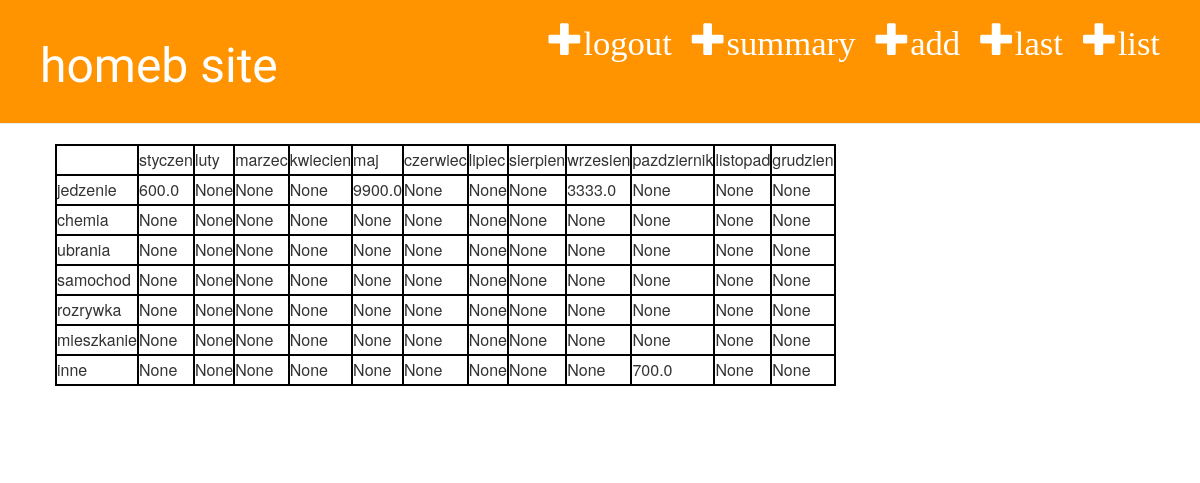
Page /zakup/podsumowanie/ (signed in) on the committed database.
### homeb_app/models.py (models this page shows)
class Miesiac(models.Model):
    name = models.CharField(max_length=15)
    def __str__(self):
        return self.name

class Kategoria(models.Model):
    name = models.CharField(max_length=30)
    def __str__(self):
        return self.name

### homeb_app/views.py (the view)
# urls.py: path('zakup/podsumowanie/', views.zakup_month, name='zakup_month'),
@login_required
def zakup_month(request):
    kategorie = Kategoria.objects.all()
    miesiace = Miesiac.objects.all()
    totals = []
    for miesiac in miesiace:
        m = Zakup.objects.filter(month__name=miesiac).values('total').aggregate(Sum('total'))
        totals.append(miesiac)
        for kategoria in kategorie:
            k = (Zakup.objects.filter(user__username=request.user, month__name=miesiac, category=kategoria, year=datetime.datetime.now().year).values('category__name', 'total').aggregate(Sum('total')))
            k = k.pop('total__sum', '0')
            totals.append(kategoria)
            totals.append(k)
    return render(request, 'homeb_app/zakup_month.html', ({ 'miesiace': miesiace, 'kategorie': kategorie, 'totals': totals }) )

### homeb_app/templates/homeb_app/zakup_month.html (shortened to what this page needs)
{% extends 'homeb_app/base.html' %}
{% block content %}
    <div class="post">
            <table>
                    <tr>
                        <td width="500"></td>
                        <td width="500" height="30">{{ totals.0 }}</td>
                        <td width="500" height="30">{{ totals.15 }}</td>
                        <td width="500" height="30">{{ totals.30 }}</td>
                        <td width="500" height="30">{{ totals.45 }}</td>
                        <td width="500" height="30">{{ totals.60 }}</td>
                        <td width="500" height="30">{{ totals.75 }}</td>
                        <td width="500" height="30">{{ totals.90 }}</td>
                        <td width="500" height="30">{{ totals.105 }}</td>
                        <td width="500" height="30">{{ totals.120 }}</td>
                        <td width="500" height="30">{{ totals.135 }}</td>
                        <td width="500" height="30">{{ totals.150 }}</td>
                        <td width="500" height="30">{{ totals.165 }}</td>
                    </tr>
                    <tr>
                        <td width="500" height="30">{{ totals.1 }}</td>
                        <td width="500" height="30">{{ totals.2 }}</td>
                        <td width="500" height="30">{{ totals.17 }}</td>
                        <td width="500" height="30">{{ totals.32 }}</td>
                        <td width="500" height="30">{{ totals.47 }}</td>
                        <td width="500" height="30">{{ totals.62 }}</td>
                        <td width="500" height="30">{{ totals.77 }}</td>
                        <td width="500" height="30">{{ totals.92 }}</td>
                        <td width="500" height="30">{{ totals.107 }}</td>
                        <td width="500" height="30">{{ totals.122 }}</td>
                        <td width="500" height="30">{{ totals.137 }}</td>
                        <td width="500" height="30">{{ totals.152 }}</td>
                        <td width="500" height="30">{{ totals.167 }}</td>
                    </tr>
                    <tr>
                        <td width="500" height="30">{{ totals.3 }}</td>
                        <td width="500" height="30">{{ totals.4 }}</td>
                        <td width="500" height="30">{{ totals.19 }}</td>
                        <td width="500" height="30">{{ totals.34 }}</td>
                        <td width="500" height="30">{{ totals.49 }}</td>
                        <td width="500" height="30">{{ totals.64 }}</td>
                        <td width="500" height="30">{{ totals.79 }}</td>
                        <td width="500" height="30">{{ totals.94 }}</td>
                        <td width="500" height="30">{{ totals.109 }}</td>
                        <td width="500" height="30">{{ totals.124 }}</td>
                        <td width="500" height="30">{{ totals.139 }}</td>
                        <td width="500" height="30">{{ totals.154 }}</td>
                        <td width="500" height="30">{{ totals.169 }}</td>
                    </tr>
                    <tr>
                        <td width="500" height="30">{{ totals.5 }}</td>
                        <td width="500" height="30">{{ totals.6 }}</td>
                        <td width="500" height="30">{{ totals.21 }}</td>
                        <td width="500" height="30">{{ totals.36 }}</td>
                        <td width="500" height="30">{{ totals.51 }}</td>
                        <td width="500" height="30">{{ totals.66 }}</td>
                        <td width="500" height="30">{{ totals.81 }}</td>
                        <td width="500" height="30">{{ totals.96 }}</td>
                        <td width="500" height="30">{{ totals.111 }}</td>
                        <td width="500" height="30">{{ totals.126 }}</td>
                        <td width="500" height="30">{{ totals.141 }}</td>
                        <td width="500" height="30">{{ totals.156 }}</td>
                        <td width="500" height="30">{{ totals.171 }}</td>
                    </tr>
                    <tr>
                        <td width="500" height="30">{{ totals.7 }}</td>
                        <td width="500" height="30">{{ totals.8 }}</td>
                        <td width="500" height="30">{{ totals.23 }}</td>
                        <td width="500" height="30">{{ totals.38 }}</td>
                        <td width="500" height="30">{{ totals.53 }}</td>
                        <td width="500" height="30">{{ totals.68 }}</td>
                        <td width="500" height="30">{{ totals.83 }}</td>
                        <td width="500" height="30">{{ totals.98 }}</td>
                        <td width="500" height="30">{{ totals.113 }}</td>
                        <td width="500" height="30">{{ totals.128 }}</td>
                        <td width="500" height="30">{{ totals.143 }}</td>
                        <td width="500" height="30">{{ totals.158 }}</td>
                        <td width="500" height="30">{{ totals.173 }}</td>
                    </tr>
                    <tr>
                        <td width="500" height="30">{{ totals.9 }}</td>
                        <td width="500" height="30">{{ totals.10 }}</td>
                        <td width="500" height="30">{{ totals.25 }}</td>
                        <td width="500" height="30">{{ totals.40 }}</td>
                        <td width="500" height="30">{{ totals.55 }}</td>
                        <td width="500" height="30">{{ totals.70 }}</td>
                        <td width="500" height="30">{{ totals.85 }}</td>
                        <td width="500" height="30">{{ totals.100 }}</td>
                        <td width="500" height="30">{{ totals.115 }}</td>
                        <td width="500" height="30">{{ totals.130 }}</td>
                        <td width="500" height="30">{{ totals.145 }}</td>
                        <td width="500" height="30">{{ totals.160 }}</td>
                        <td width="500" height="30">{{ totals.175 }}</td>
                    </tr>
                    <tr>
                        <td width="500" height="30">{{ totals.11 }}</td>
                        <td width="500" height="30">{{ totals.12 }}</td>
                        <td width="500" height="30">{{ totals.27 }}</td>
                        <td width="500" height="30">{{ totals.42 }}</td>
                        <td width="500" height="30">{{ totals.57 }}</td>
                        <td width="500" height="30">{{ totals.72 }}</td>
                        <td width="500" height="30">{{ totals.87 }}</td>
                        <td width="500" height="30">{{ totals.102 }}</td>
                        <td width="500" height="30">{{ totals.117 }}</td>
                        <td width="500" height="30">{{ totals.132 }}</td>
                        <td width="500" height="30">{{ totals.147 }}</td>
                        <td width="500" height="30">{{ totals.162 }}</td>
                        <td width="500" height="30">{{ totals.177 }}</td>
                    </tr>
                    <tr>
                        <td width="500" height="30">{{ totals.13 }}</td>
                        <td width="500" height="30">{{ totals.14 }}</td>
                        <td width="500" height="30">{{ totals.29 }}</td>
                        <td width="500" height="30">{{ totals.44 }}</td>
                        <td width="500" height="30">{{ totals.59 }}</td>
                        <td width="500" height="30">{{ totals.74 }}</td>
                        <td width="500" height="30">{{ totals.89 }}</td>
                        <td width="500" height="30">{{ totals.104 }}</td>
                        <td width="500" height="30">{{ totals.119 }}</td>
                        <td width="500" height="30">{{ totals.134 }}</td>
                        <td width="500" height="30">{{ totals.149 }}</td>
                        <td width="500" height="30">{{ totals.164 }}</td>
                        <td width="500" height="30">{{ totals.179 }}</td>
                        </tr>
                  </table>
    </div>
{% endblock %}

### homeb_app/static/css/homeb.css (style rules this page uses)
.post { margin-bottom: 70px; }

### homeb_app/templates/homeb_app/zakup_month.html (style rules this page uses)
table, th, td { border: 2px solid black; }

### rows in the picture
Miesiac: name "styczen"
Miesiac: name "luty"
Miesiac: name "marzec"
Miesiac: name "kwiecien"
Miesiac: name "maj"
Miesiac: name "czerwiec"
Miesiac: name "lipiec"
Miesiac: name "sierpien"
Miesiac: name "wrzesien"
Miesiac: name "pazdziernik"
Miesiac: name "listopad"
Miesiac: name "grudzien"
Kategoria: name "jedzenie"
Kategoria: name "chemia"
Kategoria: name "ubrania"
Kategoria: name "samochod"
Kategoria: name "rozrywka"
Kategoria: name "mieszkanie"
Kategoria: name "inne"

### other values in the picture
{{ totals.2 }} "600.0"
{{ totals.17 }} "None"
{{ totals.32 }} "None"
{{ totals.47 }} "None"
{{ totals.62 }} "9900.0"
{{ totals.77 }} "None"
{{ totals.92 }} "None"
{{ totals.107 }} "None"
{{ totals.122 }} "3333.0"
{{ totals.137 }} "None"
{{ totals.152 }} "None"
{{ totals.167 }} "None"
{{ totals.4 }} "None"
{{ totals.19 }} "None"
{{ totals.34 }} "None"
